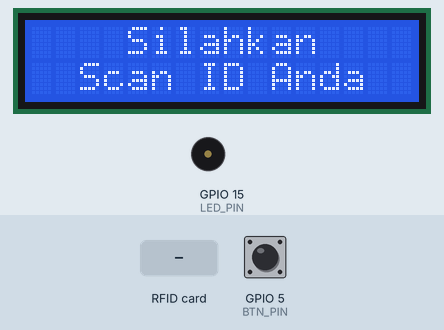
Simulated run of this sketch. Board: ESP8266 (NodeMCU). On the bench: 16×2 character LCD, buzzer (waves = sounding). The inputs (shaded band) are chosen by the test bench; at power-on: GPIO 5 (BTN_PIN) HIGH. WiFi joins after 1.5 s; servers stay silent unless stated; uploads are accepted with an empty reply; what the sketch prints to the serial monitor is not drawn.

Above: at 2.8 s.
2.9 s: GPIO 5 (BTN_PIN) pulled LOW for 0.15 s
At 3.9 s:
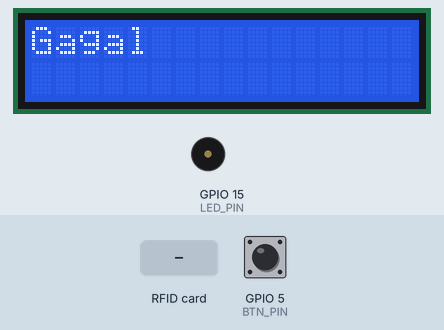
6.0 s: RFID card 5E 7A 19 C4 held to the reader
At 6.7 s:
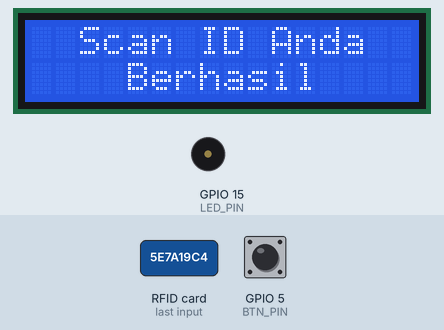
9.0 s: GPIO 5 (BTN_PIN) pulled LOW for 3.2 s
At 11.8 s:
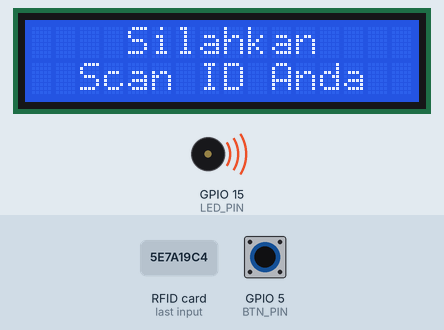
15.2 s: GPIO 5 (BTN_PIN) pulled LOW for 1 s
At 16.9 s:
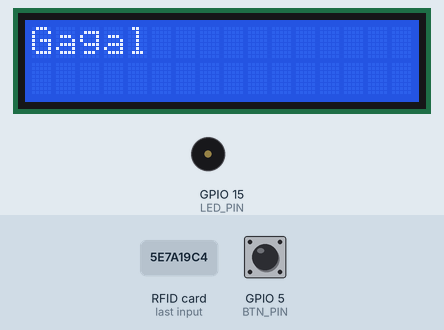
Timing chart, 0 to 18.4 s (numbered marks = the images above; inputs shaded):
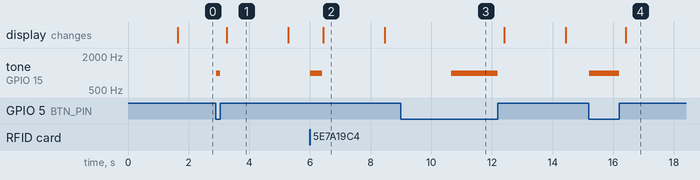

The sketch:

TEST.ino
```cpp
#include <SPI.h>
#include <MFRC522.h>
#include <Wire.h>
#include <LiquidCrystal_I2C.h>
#include <ESP8266WiFi.h>
#include <ESP8266HTTPClient.h>

LiquidCrystal_I2C lcd(0x27, 16, 2);  // Alamat I2C dan ukuran LCD

const char* ssid = "Lawliet";
const char* password = "hurufkapital";
const char* host = "192.168.158.235";
const int httpPort = 8080; // Ganti dengan port yang sesuai

#define LED_PIN 15
#define BTN_PIN 5

#define SDA_PIN 2
#define RST_PIN 0

#define BUZZER_PIN 15 // Ganti dengan pin yang sesuai
int buzzerFrequency = 1000; // Ganti dengan frekuensi yang Anda inginkan

MFRC522 mfrc522(SDA_PIN, RST_PIN);

WiFiClient client; // Membuat objek WiFiClient

void setup() {
  Serial.begin(9600);
  pinMode(LED_PIN, OUTPUT);
  pinMode(BTN_PIN, INPUT_PULLUP); // Menggunakan INPUT_PULLUP agar tidak perlu resistor eksternal

  WiFi.hostname("NodeMCU");
  WiFi.begin(ssid, password);

  while (WiFi.status() != WL_CONNECTED) {
    delay(500);
    Serial.print(".");
  }

  Serial.println("WiFi Connected");
  Serial.print("IP Address: ");
  Serial.println(WiFi.localIP());

  SPI.begin();
  mfrc522.PCD_Init();
  lcd.init();
  lcd.backlight();
  lcd.setCursor(4, 0);
  lcd.print("Silahkan");
  lcd.setCursor(2, 1);
  lcd.print("Scan ID Anda");
  Serial.println("Dekatkan Kartu RFID Anda ke Reader");
  Serial.println();

  pinMode(BUZZER_PIN, OUTPUT);
  digitalWrite(BUZZER_PIN, LOW); // Matikan buzzer awalnya
}

void loop() {
  if (digitalRead(BTN_PIN) == LOW) {
    digitalWrite(LED_PIN, HIGH);
    tone(BUZZER_PIN, buzzerFrequency);
    delay(100);
    while (digitalRead(BTN_PIN) == LOW);
    noTone(BUZZER_PIN);
    String getData, Link;
    HTTPClient http;
    Link = "http://" + String(host) + ":" + String(httpPort) + "/absensi/ubahmode.php";
    http.begin(client, Link);

    int httpCode = http.GET();
    String payload = http.getString();
    Serial.println(payload);
    http.end();

    lcd.clear();
    if (httpCode == 200) {
      lcd.setCursor(4, 0);
      lcd.print("Berganti");
      lcd.setCursor(6, 1);
      lcd.print("Menu");
    } else {
      lcd.setCursor(0, 0);
      lcd.print("Gagal");
    }

    delay(2000);
    lcd.clear();
    lcd.setCursor(4, 0);
    lcd.print("Silahkan");
    lcd.setCursor(2, 1);
    lcd.print("Scan ID Anda");
    digitalWrite(LED_PIN, LOW);
  }

  if (!mfrc522.PICC_IsNewCardPresent())
    return;

  if (!mfrc522.PICC_ReadCardSerial())
    return;

  String IDTAG = "";
  for (byte i = 0; i < mfrc522.uid.size; i++) {
    IDTAG += mfrc522.uid.uidByte[i];
    tone(BUZZER_PIN, buzzerFrequency);
    digitalWrite(LED_PIN, HIGH);
    delay(100);
    noTone(BUZZER_PIN);
    digitalWrite(LED_PIN, LOW);

  }


  lcd.clear();
  lcd.setCursor(2, 0);
  lcd.print("Scan ID Anda");
  lcd.setCursor(4, 1);
  lcd.print("Berhasil");

  delay(2000);
  lcd.clear();
  lcd.setCursor(4, 0);
  lcd.print("Silahkan");
  lcd.setCursor(2, 1);
  lcd.print("Scan ID Anda");


  WiFiClient client1; // Menggunakan objek WiFiClient yang berbeda
  HTTPClient http1;
  String Link1 = "http://" + String(host) + ":" + String(httpPort) + "/absensi/kirimkartu.php?nokartu=" + IDTAG;
  http1.begin(client1, Link1);

  int http1Code = http1.GET();
  String payload1 = http1.getString();
  Serial.println(payload1);
  http1.end();

  delay(2000);
}
```

Measured:
- after the input at 2.9 s, tone on GPIO 15 (LED_PIN): silent → 1000 Hz at once, → silent 0.13 s later; the display: changes after 0.36 s (image 1)
- after the input at 6.0 s, tone on GPIO 15 (LED_PIN): silent → 1000 Hz at once, → silent 0.40 s later; the display: changes after 0.44 s (image 2)
- after the input at 9.0 s, tone on GPIO 15 (LED_PIN): silent → 1000 Hz after 1.7 s, → silent 1.5 s later
- after the input at 15.2 s, tone on GPIO 15 (LED_PIN): silent → 1000 Hz at once, → silent 0.99 s later; the display: changes after 1.2 s (image 4)
- what the display in image 1 shows lasts 2.0 s, from 3.3 s to 5.3 s
